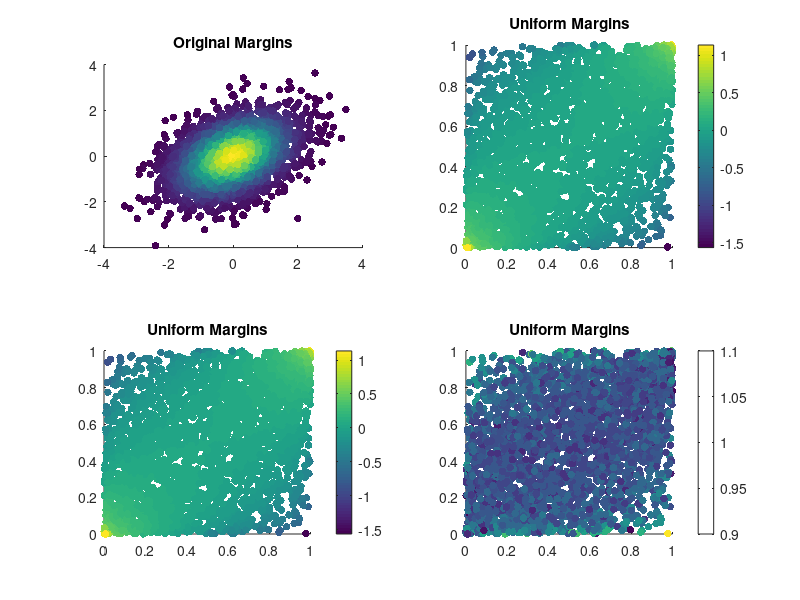

MATLAB code to generate this figure:
clc; clear;

n=3000;

rho=0.4;
mu=[0,0];
Sgm=[1,rho;rho,1];

Z=mvnrnd(mu,Sgm,n);

f=mvnpdf(Z,mu,Sgm);

U=normcdf(Z);

f_u=1/sqrt(det(Sgm))*exp(-0.5.*diag(Z*(inv(Sgm)-eye(2))*Z'));

f_u2=abs(1./prod(normpdf(Z),2)).*f;


clf;
subplot(2,2,1)
scatter(Z(:,1),Z(:,2),30,f,'filled');
title('Original Margins')

subplot(2,2,2)
scatter(U(:,1),U(:,2),30,log10(f_u),'filled');
title('Uniform Margins')
colorbar

subplot(2,2,3)
scatter(U(:,1),U(:,2),30,log10(f_u2),'filled');
title('Uniform Margins')
colorbar

subplot(2,2,4)
scatter(U(:,1),U(:,2),30,f_u./f_u2,'filled');
title('Uniform Margins')
colorbar